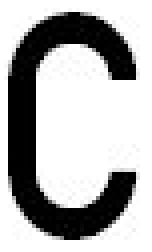
%> input picture letters/c.png, 38 x 63 px (shown 4 times larger)
$ octave --eval "result = solidity(imread('letters/c.png'));"   (GNU Octave 9; MATLAB toolbox functions it lacks are replaced by stand-ins)
%> lines starting %> are read from the running program, lines starting %| are printed output that depends on the picture; in (x1, y1, x2, y2) boxes, pixels count from 0 and x2, y2 are one past the last pixel; in counts of white or black regions, pixels touching at a corner belong together; the program's own positions count from 1
function sol = solidity(img)
    %img = imread('letters/C.png');

    im = rgb2gray(img);
    g = graythresh(im);
%> g = 0.502
    imb = im2bw(im,g);
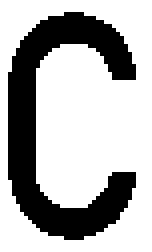
%> imb: size 63x38 logical (shown 4 times larger); 69.6% white; 1 black region, box (x1, y1, x2, y2) and area: (2, 3, 34, 60) 727

    %imb = platebin(img,3,3);
    imb = imclearborder(~imb);
%> imb: size 63x38 logical; 30.4% white; 1 white region

    S = regionprops(imb, 'BoundingBox', 'Solidity');
%> S = 1 region; box (x1, y1, x2, y2) and Solidity: (2, 3, 34, 60) 0.456
    big = [0 0];
    pos = 0;
    for i = 1:size(S)
        if S(i).BoundingBox(3:4) > big
            big = S(i).BoundingBox(3:4);
            pos = i;
        end
    end
%> this loop made 1 pass
%> (big, pos) on pass 1: ([32 57], 1)
    if (size(S) > 1)
        pause
    end
    if pos == 0
        sol = 0;
    else
        sol = S(pos).Solidity;
%> sol = 0.456
    end
end
